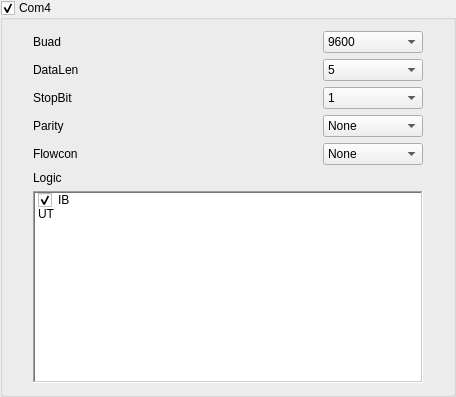
                <widget class="QGroupBox" name="Serial_Com4">
                 <property name="font">
                  <font>
                   <weight>50</weight>
                   <bold>false</bold>
                  </font>
                 </property>
                 <property name="title">
                  <string>Com4</string>
                 </property>
                 <property name="flat">
                  <bool>true</bool>
                 </property>
                 <property name="checkable">
                  <bool>true</bool>
                 </property>
                 <layout class="QVBoxLayout" name="verticalLayout_11">
                  <property name="leftMargin">
                   <number>30</number>
                  </property>
                  <property name="rightMargin">
                   <number>30</number>
                  </property>
                  <item>
                   <layout class="QHBoxLayout" name="horizontalLayout_36">
                    <item>
                     <widget class="QLabel" name="label_56">
                      <property name="text">
                       <string>Buad   </string>
                      </property>
                     </widget>
                    </item>
                    <item>
                     <spacer name="horizontalSpacer_61">
                      <property name="orientation">
                       <enum>Qt::Horizontal</enum>
                      </property>
                      <property name="sizeHint" stdset="0">
                       <size>
                        <width>238</width>
                        <height>20</height>
                       </size>
                      </property>
                     </spacer>
                    </item>
                    <item>
                     <widget class="QComboBox" name="Serial_Com4_Buad_Enum_Text">
                      <property name="minimumSize">
                       <size>
                        <width>100</width>
                        <height>0</height>
                       </size>
                      </property>
                      <item>
                       <property name="text">
                        <string>9600</string>
                       </property>
                       <property name="icon">
                        <iconset resource="../IDE.qrc">
                         <normaloff>:/Menu/rc/Menu/eye.png</normaloff>:/Menu/rc/Menu/eye.png</iconset>
                       </property>
                      </item>
                      <item>
                       <property name="text">
                        <string>19200</string>
                       </property>
                       <property name="icon">
                        <iconset resource="../IDE.qrc">
                         <normaloff>:/Menu/rc/Menu/eye.png</normaloff>:/Menu/rc/Menu/eye.png</iconset>
                       </property>
                      </item>
                      <item>
                       <property name="text">
                        <string>38400</string>
                       </property>
                       <property name="icon">
                        <iconset resource="../IDE.qrc">
                         <normaloff>:/Menu/rc/Menu/eye.png</normaloff>:/Menu/rc/Menu/eye.png</iconset>
                       </property>
                      </item>
                      <item>
                       <property name="text">
                        <string>57600</string>
                       </property>
                       <property name="icon">
                        <iconset resource="../IDE.qrc">
                         <normaloff>:/Menu/rc/Menu/eye.png</normaloff>:/Menu/rc/Menu/eye.png</iconset>
                       </property>
                      </item>
                      <item>
                       <property name="text">
                        <string>115200</string>
                       </property>
                       <property name="icon">
                        <iconset resource="../IDE.qrc">
                         <normaloff>:/Menu/rc/Menu/eye.png</normaloff>:/Menu/rc/Menu/eye.png</iconset>
                       </property>
                      </item>
                      <item>
                       <property name="text">
                        <string>125000</string>
                       </property>
                       <property name="icon">
                        <iconset resource="../IDE.qrc">
                         <normaloff>:/Menu/rc/Menu/eye.png</normaloff>:/Menu/rc/Menu/eye.png</iconset>
                       </property>
                      </item>
                     </widget>
                    </item>
                   </layout>
                  </item>
                  <item>
                   <layout class="QHBoxLayout" name="horizontalLayout_37">
                    <item>
                     <widget class="QLabel" name="label_57">
                      <property name="text">
                       <string>DataLen</string>
                      </property>
                     </widget>
                    </item>
                    <item>
                     <spacer name="horizontalSpacer_62">
                      <property name="orientation">
                       <enum>Qt::Horizontal</enum>
                      </property>
                      <property name="sizeHint" stdset="0">
                       <size>
                        <width>238</width>
                        <height>20</height>
                       </size>
                      </property>
                     </spacer>
                    </item>
                    <item>
                     <widget class="QComboBox" name="Serial_Com4_DataLen_Enum_Text">
                      <property name="minimumSize">
                       <size>
                        <width>100</width>
                        <height>0</height>
                       </size>
                      </property>
                      <item>
                       <property name="text">
                        <string>5</string>
                       </property>
                       <property name="icon">
                        <iconset resource="../IDE.qrc">
                         <normaloff>:/Menu/rc/Menu/build.png</normaloff>:/Menu/rc/Menu/build.png</iconset>
                       </property>
                      </item>
                      <item>
                       <property name="text">
                        <string>6</string>
                       </property>
                       <property name="icon">
                        <iconset resource="../IDE.qrc">
                         <normaloff>:/Menu/rc/Menu/build.png</normaloff>:/Menu/rc/Menu/build.png</iconset>
                       </property>
                      </item>
                      <item>
                       <property name="text">
                        <string>7</string>
                       </property>
                       <property name="icon">
                        <iconset resource="../IDE.qrc">
                         <normaloff>:/Menu/rc/Menu/build.png</normaloff>:/Menu/rc/Menu/build.png</iconset>
                       </property>
                      </item>
                      <item>
                       <property name="text">
                        <string>8</string>
                       </property>
                       <property name="icon">
                        <iconset resource="../IDE.qrc">
                         <normaloff>:/Menu/rc/Menu/build.png</normaloff>:/Menu/rc/Menu/build.png</iconset>
                       </property>
                      </item>
                     </widget>
                    </item>
                   </layout>
                  </item>
                  <item>
                   <layout class="QHBoxLayout" name="horizontalLayout_38">
                    <item>
                     <widget class="QLabel" name="label_58">
                      <property name="text">
                       <string>StopBit</string>
                      </property>
                     </widget>
                    </item>
                    <item>
                     <spacer name="horizontalSpacer_63">
                      <property name="orientation">
                       <enum>Qt::Horizontal</enum>
                      </property>
                      <property name="sizeHint" stdset="0">
                       <size>
                        <width>238</width>
                        <height>20</height>
                       </size>
                      </property>
                     </spacer>
                    </item>
                    <item>
                     <widget class="QComboBox" name="Serial_Com4_StopBit_Enum_Text">
                      <property name="minimumSize">
                       <size>
                        <width>100</width>
                        <height>0</height>
                       </size>
                      </property>
                      <item>
                       <property name="text">
                        <string>1</string>
                       </property>
                       <property name="icon">
                        <iconset resource="../IDE.qrc">
                         <normaloff>:/Menu/rc/Menu/bringtofront.png</normaloff>:/Menu/rc/Menu/bringtofront.png</iconset>
                       </property>
                      </item>
                      <item>
                       <property name="text">
                        <string>1.5</string>
                       </property>
                       <property name="icon">
                        <iconset resource="../IDE.qrc">
                         <normaloff>:/Menu/rc/Menu/bringtofront.png</normaloff>:/Menu/rc/Menu/bringtofront.png</iconset>
                       </property>
                      </item>
                      <item>
                       <property name="text">
                        <string>2</string>
                       </property>
                       <property name="icon">
                        <iconset resource="../IDE.qrc">
                         <normaloff>:/Menu/rc/Menu/bringtofront.png</normaloff>:/Menu/rc/Menu/bringtofront.png</iconset>
                       </property>
                      </item>
                     </widget>
                    </item>
                   </layout>
                  </item>
                  <item>
                   <layout class="QHBoxLayout" name="horizontalLayout_39">
                    <item>
                     <widget class="QLabel" name="label_59">
                      <property name="text">
                       <string>Parity </string>
                      </property>
                     </widget>
                    </item>
                    <item>
                     <spacer name="horizontalSpacer_64">
                      <property name="orientation">
                       <enum>Qt::Horizontal</enum>
                      </property>
                      <property name="sizeHint" stdset="0">
                       <size>
                        <width>125</width>
                        <height>17</height>
                       </size>
                      </property>
                     </spacer>
                    </item>
                    <item>
                     <widget class="QComboBox" name="Serial_Com4_Parity_Enum_Text">
                      <property name="minimumSize">
                       <size>
                        <width>100</width>
                        <height>0</height>
                       </size>
                      </property>
                      <item>
                       <property name="text">
                        <string>None</string>
                       </property>
                       <property name="icon">
                        <iconset resource="../IDE.qrc">
                         <normaloff>:/Menu/rc/Menu/help.png</normaloff>:/Menu/rc/Menu/help.png</iconset>
                       </property>
                      </item>
                      <item>
                       <property name="text">
                        <string>Odd</string>
                       </property>
                       <property name="icon">
                        <iconset resource="../IDE.qrc">
                         <normaloff>:/Menu/rc/Menu/help.png</normaloff>:/Menu/rc/Menu/help.png</iconset>
                       </property>
                      </item>
                      <item>
                       <property name="text">
                        <string>Even</string>
                       </property>
                       <property name="icon">
                        <iconset resource="../IDE.qrc">
                         <normaloff>:/Menu/rc/Menu/help.png</normaloff>:/Menu/rc/Menu/help.png</iconset>
                       </property>
                      </item>
                      <item>
                       <property name="text">
                        <string>Mark</string>
                       </property>
                       <property name="icon">
                        <iconset resource="../IDE.qrc">
                         <normaloff>:/Menu/rc/Menu/help.png</normaloff>:/Menu/rc/Menu/help.png</iconset>
                       </property>
                      </item>
                      <item>
                       <property name="text">
                        <string>Space</string>
                       </property>
                       <property name="icon">
                        <iconset resource="../IDE.qrc">
                         <normaloff>:/Menu/rc/Menu/help.png</normaloff>:/Menu/rc/Menu/help.png</iconset>
                       </property>
                      </item>
                     </widget>
                    </item>
                   </layout>
                  </item>
                  <item>
                   <layout class="QHBoxLayout" name="horizontalLayout_40">
                    <item>
                     <widget class="QLabel" name="label_60">
                      <property name="text">
                       <string>Flowcon</string>
                      </property>
                     </widget>
                    </item>
                    <item>
                     <spacer name="horizontalSpacer_65">
                      <property name="orientation">
                       <enum>Qt::Horizontal</enum>
                      </property>
                      <property name="sizeHint" stdset="0">
                       <size>
                        <width>125</width>
                        <height>17</height>
                       </size>
                      </property>
                     </spacer>
                    </item>
                    <item>
                     <widget class="QComboBox" name="Serial_Com4_Flowcon_Enum_Text">
                      <property name="minimumSize">
                       <size>
                        <width>100</width>
                        <height>0</height>
                       </size>
                      </property>
                      <item>
                       <property name="text">
                        <string>None</string>
                       </property>
                       <property name="icon">
                        <iconset resource="../IDE.qrc">
                         <normaloff>:/Menu/rc/Menu/fail.png</normaloff>:/Menu/rc/Menu/fail.png</iconset>
                       </property>
                      </item>
                      <item>
                       <property name="text">
                        <string>HardWare</string>
                       </property>
                       <property name="icon">
                        <iconset resource="../IDE.qrc">
                         <normaloff>:/Menu/rc/Menu/comm.ico</normaloff>:/Menu/rc/Menu/comm.ico</iconset>
                       </property>
                      </item>
                      <item>
                       <property name="text">
                        <string>SoftWare</string>
                       </property>
                       <property name="icon">
                        <iconset resource="../IDE.qrc">
                         <normaloff>:/Menu/rc/Menu/ftp.png</normaloff>:/Menu/rc/Menu/ftp.png</iconset>
                       </property>
                      </item>
                     </widget>
                    </item>
                   </layout>
                  </item>
                  <item>
                   <widget class="QLabel" name="label_36">
                    <property name="text">
                     <string>Logic</string>
                    </property>
                   </widget>
                  </item>
                  <item>
                   <widget class="UpSelecQListWidget" name="Serial_Com4_Logic_Check_Item">
                    <property name="frameShape">
                     <enum>QFrame::WinPanel</enum>
                    </property>
                    <property name="selectionMode">
                     <enum>QAbstractItemView::MultiSelection</enum>
                    </property>
                    <item>
                     <property name="text">
                      <string>IB</string>
                     </property>
                     <property name="checkState">
                      <enum>Checked</enum>
                     </property>
                     <property name="icon">
                      <iconset resource="../IDE.qrc">
                       <normaloff>:/Menu/rc/Menu/chat.png</normaloff>:/Menu/rc/Menu/chat.png</iconset>
                     </property>
                    </item>
                    <item>
                     <property name="text">
                      <string>UT</string>
                     </property>
                     <property name="checkState">
                      <enum>Unchecked</enum>
                     </property>
                     <property name="icon">
                      <iconset resource="../IDE.qrc">
                       <normaloff>:/Menu/rc/Menu/chat.png</normaloff>:/Menu/rc/Menu/chat.png</iconset>
                     </property>
                    </item>
                   </widget>
                  </item>
                 </layout>
                </widget>
